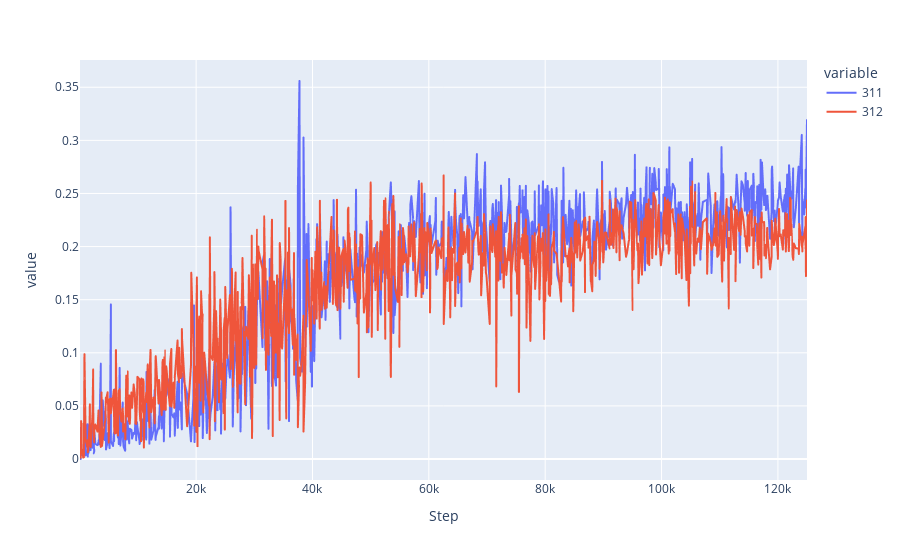

The code cell stored with this chart in its notebook:
### Code cell
# max-d	min-d	max-g	min-g	max-fid	min-fid

feature1 = '311'
feature2 = '312'
fig = px.line(file,x=file.Step,y=[file[feature1],file[feature2]])
fig.show()

### Figure 1 — Plotly figure (JSON) as saved in the notebook; plotly's stock layout.template omitted (floating-point values rounded to 4 significant figures; data arrays with more than 128 entries replaced by an {"elided": "..."} marker saying what was removed)
{"data": [{"hovertemplate": "variable=311<br>Step=%{x}<br>value=%{y}<extra></extra>", "legendgroup": "311", "line": {"color": "#636efa", "dash": "solid"}, "marker": {"symbol": "circle"}, "mode": "lines", "name": "311", "showlegend": true, "type": "scattergl", "x": {"elided": "1000 int values"}, "xaxis": "x", "y": {"elided": "1000 float values"}, "yaxis": "y"}, {"hovertemplate": "variable=312<br>Step=%{x}<br>value=%{y}<extra></extra>", "legendgroup": "312", "line": {"color": "#EF553B", "dash": "solid"}, "marker": {"symbol": "circle"}, "mode": "lines", "name": "312", "showlegend": true, "type": "scattergl", "x": {"elided": "1000 int values"}, "xaxis": "x", "y": {"elided": "1000 float values"}, "yaxis": "y"}], "layout": {"legend": {"title": {"text": "variable"}, "tracegroupgap": 0}, "margin": {"t": 60}, "xaxis": {"anchor": "y", "domain": [0, 1], "title": {"text": "Step"}}, "yaxis": {"anchor": "x", "domain": [0, 1], "title": {"text": "value"}}}}
